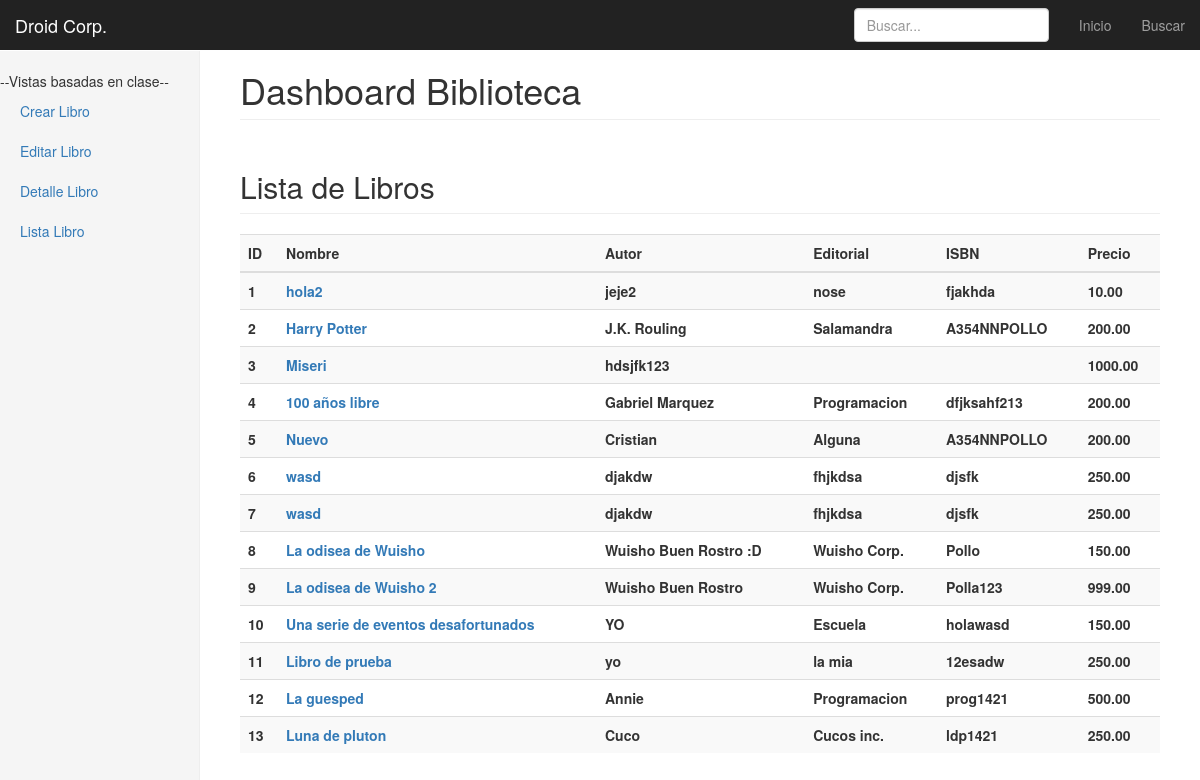
Before: /libros/lista/ with the older database file.
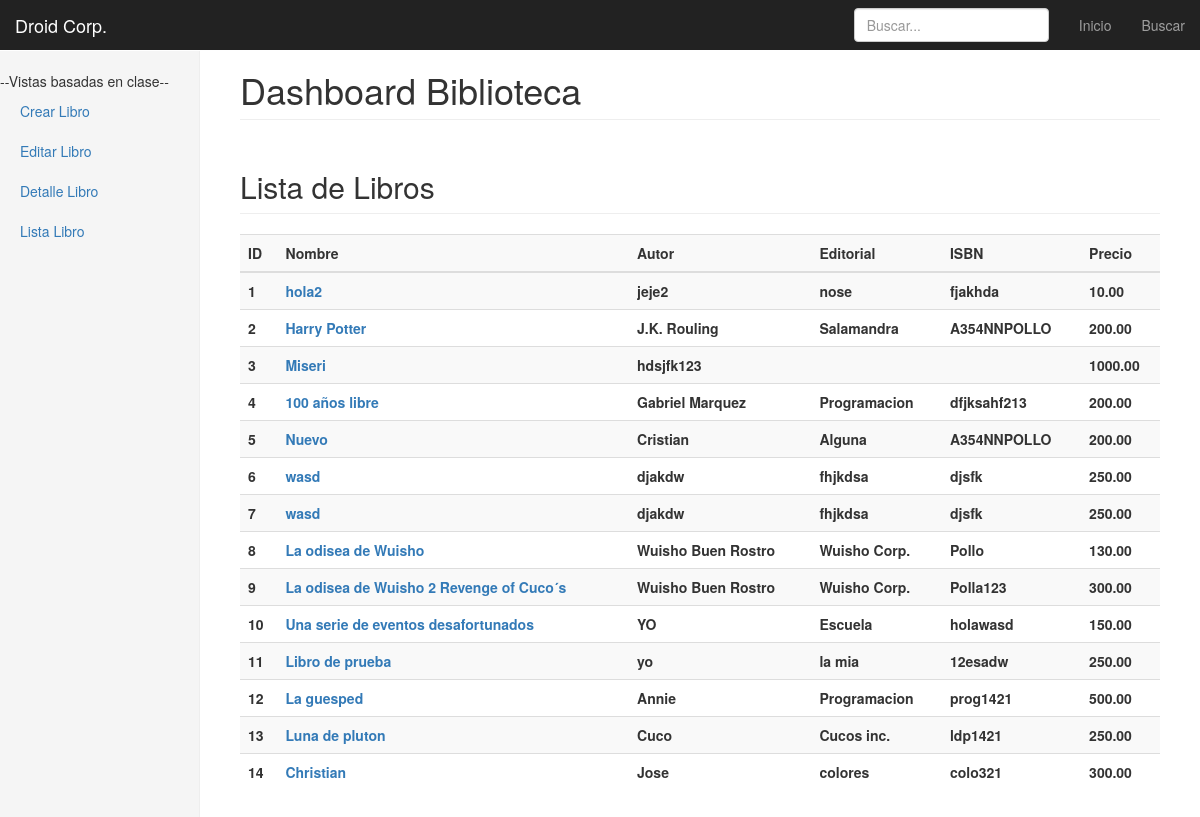
After: the same page with the newer database file.
### libros/models.py (models this page shows, shortened)
class libromodelo(models.Model):
    nombre = models.CharField(max_length = 40)
    autor = models.CharField(max_length = 40)
    editorial = models.CharField(max_length = 40)
    ISBN = models.CharField(max_length = 40)
    precio = models.DecimalField(max_digits=9999, decimal_places=2)
    slug = models.SlugField(blank=True)

### libros/views.py (the view, shortened to what this page needs)
class LibroLista(ListView):
    model = libromodelo
    def get_queryset(self, *args, **kwargs):
        qs = super(LibroLista, self).get_queryset(**kwargs)
        bs = self.request.GET.get("q")
        print bs
        return qs

### templates/libros/libromodelo_list.html (shortened to what this page needs)
{%extends 'base.html'%}
{%block busquedas%}
          <form class="navbar-form navbar-right" action="." method="GET">
            <input type="text" class="form-control" placeholder="Buscar..." name="q" value="{{ bs|escape }}">
          </form>
{%endblock%}
{%block content%}
<h2 class="sub-header">Lista de Libros</h2>
          <div class="table-responsive">
            <table class="table table-striped">
                <tr>
                  <th>ID</th>
                  <th>Nombre</th>
                  <th>Autor</th>
                  <th>Editorial</th>
                  <th>ISBN</th>
                  <th>Precio</th>
                </tr>
              <tbody>
    <ul>
  {%for libromodelo in object_list%}
    <tr>
      <th>{{libromodelo.id}}</th>
      <th><a href="/libros/{{libromodelo.slug}}">{{libromodelo.nombre}}</a></th>
      <th>{{libromodelo.autor}}</th>
      <th>{{libromodelo.editorial}}</th>
      <th>{{libromodelo.ISBN}}</th>
      <th>{{libromodelo.precio}}</th>
    </tr>
  {%empty%}
    <li>No hay libros en existencia!</li>
  {%endfor%}
</ul>
      </tbody>
</table>
</div>
{%endblock %}

### templates/base.html (shortened to what this page needs)
<!DOCTYPE html>
<html lang="en">
  <head>
    <link href="/static/css/bootstrap.min.css" rel="stylesheet">
    <link href="/static/css/dashboard.css" rel="stylesheet">
    <link rel="stylesheet" href="/static/css/mycss.css">
  </head>
  <body>
    <nav class="navbar navbar-inverse navbar-fixed-top">
      <div class="container-fluid">
        <div class="navbar-header">
          <a class="navbar-brand" href="/">Droid Corp.</a>
        </div>
        <div id="navbar" class="navbar-collapse collapse">
          <ul class="nav navbar-nav navbar-right">
            <li><a href="/">Inicio</a></li>
            <li><a href="/buscar">Buscar</a></li>
          </ul>
          {%block busquedas%}
          {%endblock%}
        </div>
      </div>
    </nav>
    <div class="container-fluid">
      <div class="row">
        <div class="col-sm-3 col-md-2 sidebar">
          <ul class="nav nav-sidebar">
            <li>--Vistas basadas en clase--</li>
            <li><a href="/libros/crear">Crear Libro</a></li>
            <li><a href="/libros/09/editar">Editar Libro</a></li>
            <li><a href="/libros/09">Detalle Libro</a></li>
            <li><a href="/libros/lista">Lista Libro</a></li>
          </ul>
        </div>
        <div class="col-sm-9 col-sm-offset-3 col-md-10 col-md-offset-2 main">
          <h1 class="page-header">Dashboard Biblioteca</h1>
                  {%block content%}
                  {%endblock%}
        </div>
      </div>
    </div>
    {% load static %}
  </body>
</html>

### static/css/dashboard.css (style rules this page uses)
body { padding-top: 50px; }
.sub-header { padding-bottom: 10px; border-bottom: 1px solid #eee; }
.navbar-fixed-top { border: 0; }
.sidebar { display: none; }
@media (min-width: 768px) { .sidebar { position: fixed; top: 51px; bottom: 0; left: 0; z-index: 1000; display: block; padding: 20px; overflow-x: hidden; overflow-y: auto; background-color: #f5f5f5; border-right: 1px solid #eee; } }
.nav-sidebar { margin-right: -21px; margin-bottom: 20px; margin-left: -20px; }
.nav-sidebar > li > a { padding-right: 20px; padding-left: 20px; }
.main { padding: 20px; }
@media (min-width: 768px) { .main { padding-right: 40px; padding-left: 40px; } }
.main .page-header { margin-top: 0; }

Changed rows visible on the page:
changed libromodelo "La odisea de Wuisho": autor "Wuisho Buen Rostro :D" → "Wuisho Buen Rostro"; precio "150.00" → "130.00"
changed libromodelo "Polla123": nombre "La odisea de Wuisho 2" → "La odisea de Wuisho 2 Revenge of Cuco´s"; precio "999.00" → "300.00"
added libromodelo: id "14", nombre "Christian", autor "Jose", editorial "colores", ISBN "colo321", precio "300.00"
